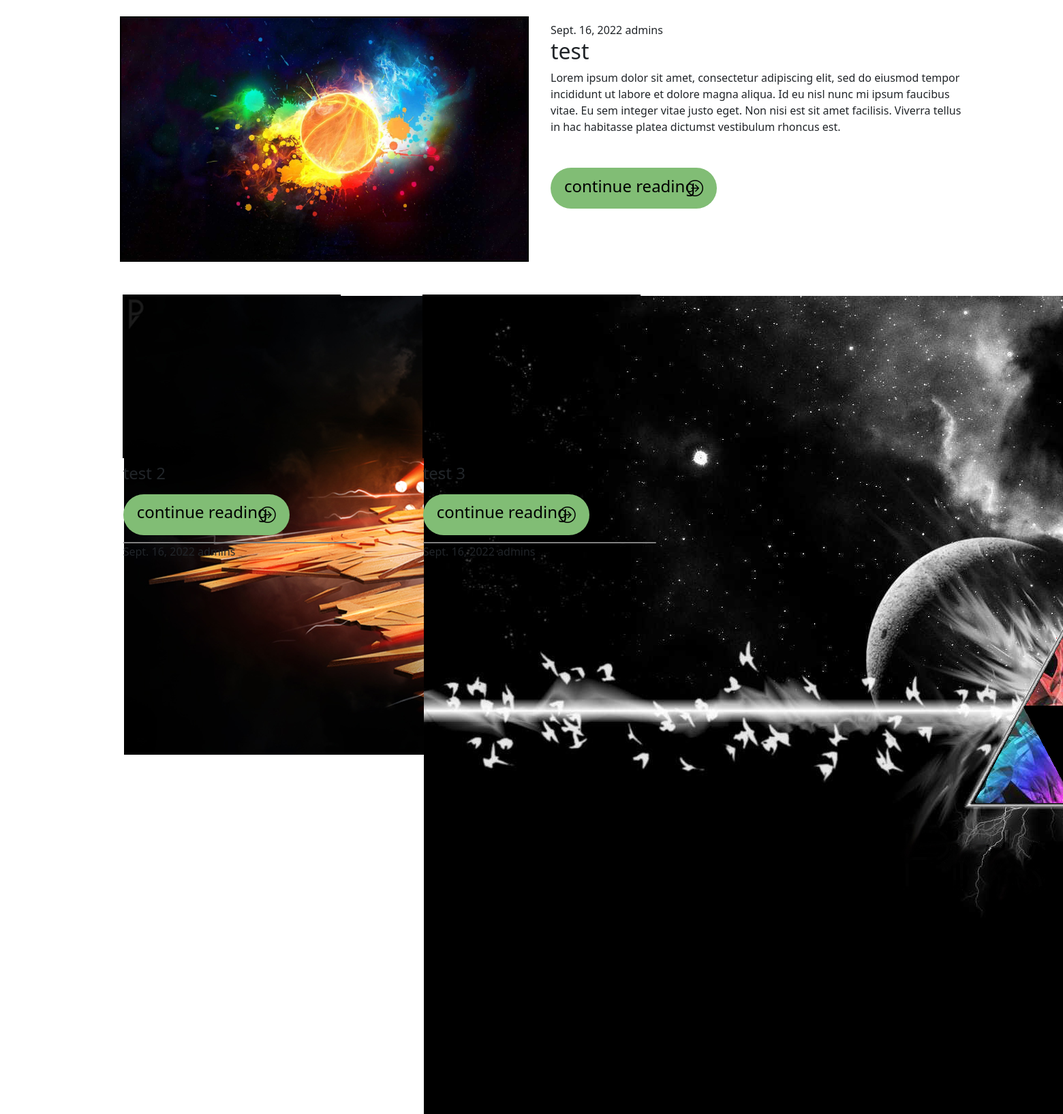
The app's page /articles/ with its own data.
### article_module/models.py (models this page shows, shortened)
class Article(models.Model):
    title = models.CharField(max_length=200)
    slug = models.SlugField(max_length=400, db_index=True, allow_unicode=True)
    image = models.ImageField(upload_to='images/articles')
    short_description = models.TextField()
    text = models.TextField()
    author = models.ForeignKey(User, on_delete=models.CASCADE, null=True)
    article_category = models.ManyToManyField(ArticleCategory)
    is_active = models.BooleanField()
    date = models.DateTimeField(auto_now_add=True, editable=False)

### account_module/models.py (models this page shows, shortened)
class User(AbstractUser):
    avatar = models.ImageField(upload_to='images/profiles', null=True, blank=True)
    email_active_code = models.CharField(max_length=100)
    mobile = PhoneNumberField(null=True, blank=True, unique=True)
    mobile_active_code = models.CharField(max_length=10)
    date_of_birth = models.DateField(blank=True, null=True)
    national_code = models.IntegerField(null=True, blank=True)

### article_module/views.py (the view)
# urls.py: path('', views.ArticleList.as_view(), name='article_list'),
class ArticleList(ListView):
    model = Article
    template_name = 'article_module/blog.html'
    paginate_by = 10
    def get_queryset(self):
        query = super(ArticleList, self).get_queryset()
        query = query.filter(is_active=True)
        return query

### article_module/templates/article_module/blog.html (shortened to what this page needs)
{% extends 'shared/_layout.html' %}
{% load thumbnail %}
{% block content %}
    <div class="container-fluid w-100 d-flex justify-content-center align-items-center">
        <div class="container-fluid container-xxl d-flex justify-content-start align-items-center flex-wrap p-0 m-0 col-9">
            {% for article in article_list %}
                {% if forloop.first %}
                    <div class="row col-12 p-0 m-0 flex-wrap justify-content-evenly align-items-center blog py-4 ps-2">
                        <figure class="blogImage p-0 m-0 col-10 col-lg-6 d-flex ps-5">
                            {% thumbnail article.image '600x360' crop='center' as im %}
                                <img src="{{ im.url }}" alt="">
                            {% endthumbnail %}
                        </figure>
                        <div class="col-10 col-lg-6 article ps-4 pt-2">
                            <span>{{ article.date|date }}</span>
                            <span>{{ article.author.username }}</span>
                            <h2>{{ article.title }}</h2>
                            <p class="mb-5">{{ article.short_description }}</p>
                            <a href="{% url 'article_detail' slug=article.slug %}" class="blogLink"><span>continue reading</span><i
                                    class="bi bi-arrow-right-circle"></i></a>
                        </div>
                    </div>
                {% else %}
                    <div class="row col-12 col-md-6 col-lg-4 p-0 m-0 flex-wrap justify-content-center align-items-center blog py-4">
                        <figure class="blogImage2 p-0 m-0">
                            {% thumbnail article.image '320x240' crop='center' as im %}
                                <img src="{{ im.url }}" alt="">
                            {% endthumbnail %}
                        </figure>
                        <div class="col-10 article2 m-0 p-0 pt-2 ps-4">
                            <h4 class="mb-3">{{ article.title }}</h4>
                            <a href="{% url 'article_detail' slug=article.slug %}" class="blogLink"><span>continue reading</span><i
                                    class="bi bi-arrow-right-circle"></i></a>
                            <div></div>
                            <span class="mt-4">{{ article.date|date }}</span>
                            <span class="mt-4">{{ article.author.username }}</span>
                        </div>
                    </div>
                {% endif %}
            {% endfor %}
        </div>
    </div>
    <div class="col-12 bg-white d-flex justify-content-center align-items-center">
        <ul class="pagination">
            {% for pageNumber in paginator.page_range %}
                <li class="{% if page_obj.number == pageNumber %} active {% endif %} ">
                    <a href="?page={{ pageNumber }}"> {{ pageNumber }} </a></li>
            {% endfor %}
        </ul>
    </div>
{% endblock %}

### statics/stylesheet/master.css (style rules this page uses)
.goToMainPage, .blogLink { font-size: 24px; padding: 6px 10px; background-color: rgb(129, 189, 117); display: block; width: 244px; height: 60px; margin: 10px auto; border-radius: 40px; position: relative; transition: 0.4s; }
.goToMainPage > *, .blogLink > * { position: absolute; }
.goToMainPage > span, .blogLink > span { left: 20px; top: 14%; }
.goToMainPage .bi, .blogLink .bi { right: 20px; top: 20%; }
.blogImage { height: 360px; }
.blogImage > * { width: 600px; height: 360px; border: 2px solid black; }
.article { min-height: 360px; }
.blogLink { margin: 10px 0; }
.blogImage2 { width: 320px; height: 240px; border: 2px solid black; }
.article2 { max-height: 240px; }
.article2 > div { height: 2px; border-radius: 40px; background-color: gray; }

### records on screen
Article: date "Sept. 16, 2022", author.username "admins", title "test", short_description "Lorem ipsum dolor sit amet, consectetur adipiscing elit, sed do eiusmod tempor incididunt ut labore et dolore magna aliqua. Id eu nisl nunc mi ipsum faucibus vitae. Eu sem integer vitae justo eget. Non nisi est sit amet facilisis. Viverra tellus in hac habitasse platea dictumst vestibulum rhoncus est."
Article: title "test 2", date "Sept. 16, 2022", author.username "admins"
Article: title "test 3", date "Sept. 16, 2022", author.username "admins"
